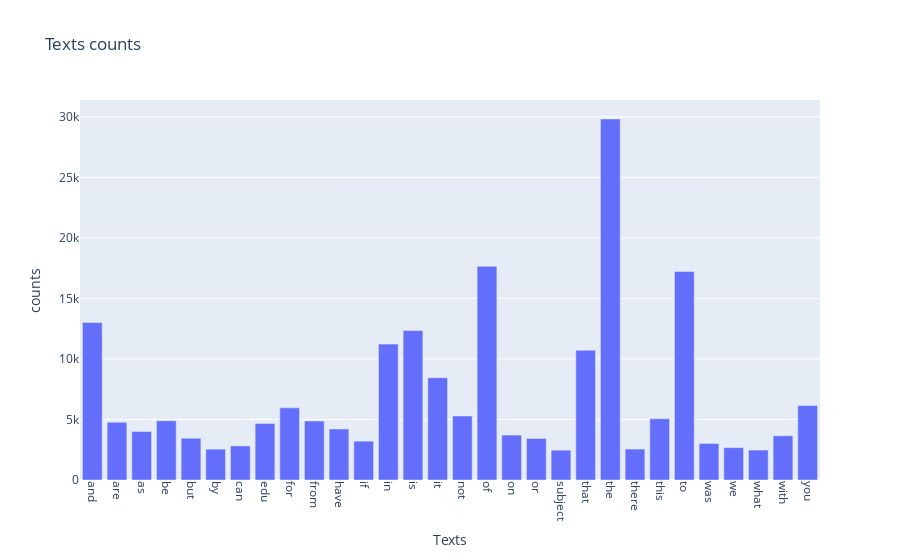

Notebook code cell kept with this figure:
### Code cell
#Exercise 14
print("-" * 15, "Exercise 14", "-" * 15)

top_indices = np.argsort(-term_frequencies)[:30]  # 從高到低取前30個索引
selected_texts = [count_vect.get_feature_names()[i] for i in np.sort(top_indices)]  # 根據索引取得詞彙(我這邊使用的是原始index的排序!!)
selected_counts = term_frequencies[np.sort(top_indices)]  # 根據索引取得對應的次數

print(top_indices) ##這是前30個高值得Index!!
print(np.sort(top_indices)) ##將這些index照原始順序排列

term_frequencies_dict = {'Texts': selected_texts, 'counts': selected_counts}
df = pd.DataFrame(term_frequencies_dict)

fig = px.bar(df, x='Texts', y='counts', title='Texts counts')
fig.update_xaxes(tickangle=90)
fig.show()

print("-" * 42)

### Figure 1 — Plotly figure (JSON) as saved in the notebook; plotly's stock layout.template omitted (floating-point values rounded to 4 significant figures)
{"data": [{"alignmentgroup": "True", "hovertemplate": "Texts=%{x}<br>counts=%{y}<extra></extra>", "legendgroup": "", "marker": {"color": "#636efa", "pattern": {"shape": ""}}, "name": "", "offsetgroup": "", "orientation": "v", "showlegend": false, "textposition": "auto", "type": "bar", "x": ["and", "are", "as", "be", "but", "by", "can", "edu", "for", "from", "have", "if", "in", "is", "it", "not", "of", "on", "or", "subject", "that", "the", "there", "this", "to", "was", "we", "what", "with", "you"], "xaxis": "x", "y": [13017, 4769, 4015, 4898, 3453, 2548, 2818, 4675, 5962, 4877, 4218, 3208, 11226, 12343, 8447, 5285, 17660, 3709, 3432, 2464, 10723, 29825, 2556, 5063, 17222, 3020, 2674, 2472, 3655, 6157], "yaxis": "y"}], "layout": {"barmode": "relative", "legend": {"tracegroupgap": 0}, "title": {"text": "Texts counts"}, "xaxis": {"anchor": "y", "domain": [0, 1], "tickangle": 90, "title": {"text": "Texts"}}, "yaxis": {"anchor": "x", "domain": [0, 1], "title": {"text": "counts"}}}}
